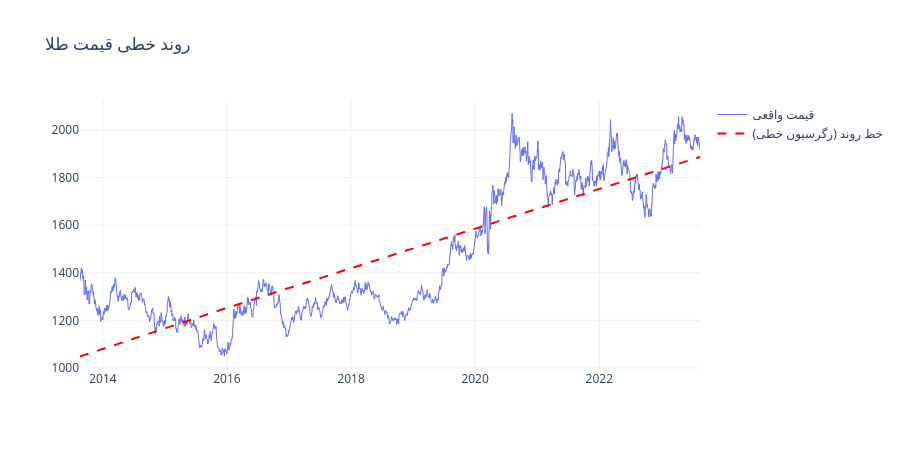

Source (notebook cell):
### Markdown cell above
###  تحلیل روند  و تجزیه سری زمانی

### Code cell
x_numeric = np.arange(len(df_clean)).reshape(-1, 1)
lr = LinearRegression().fit(x_numeric, df_clean[TARGET_COL].values)
trend_line = lr.predict(x_numeric)

fig = go.Figure()
fig.add_trace(go.Scatter(x=df_clean["Date"], y=df_clean[TARGET_COL], name="قیمت واقعی", line=dict(width=1)))
fig.add_trace(go.Scatter(x=df_clean["Date"], y=trend_line, name="خط روند (رگرسیون خطی)", line=dict(color="red", dash="dash", width=2)))
fig.update_layout(title="روند خطی قیمت طلا", template="plotly_white", height=450)
fig.show()

print(f"شیب روند: {lr.coef_[0]:.4f} واحد قیمت به ازای هر روز")

### Figure 1 — Plotly figure (JSON) as saved in the notebook; plotly's stock layout.template omitted (floating-point values rounded to 4 significant figures; data arrays with more than 128 entries replaced by an {"elided": "..."} marker saying what was removed)
{"data": [{"line": {"width": 1}, "name": "قیمت واقعی", "type": "scatter", "x": {"elided": "2539 str values"}, "y": {"elided": "2539 float values"}}, {"line": {"color": "red", "dash": "dash", "width": 2}, "name": "خط روند (رگرسیون خطی)", "type": "scatter", "x": {"elided": "2539 str values"}, "y": {"elided": "2539 float values"}}], "layout": {"height": 450, "title": {"text": "روند خطی قیمت طلا"}}}
